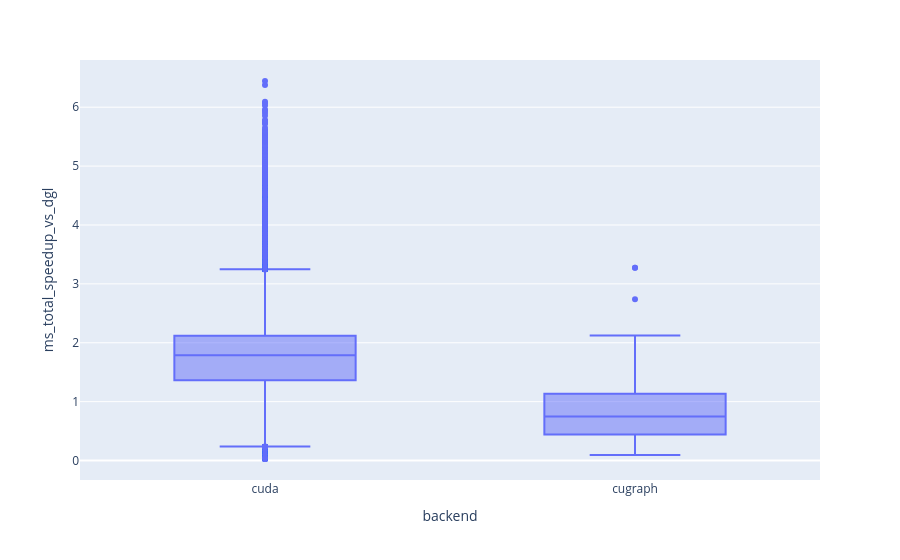

Notebook cell for this chart:
### Code cell
px.box(df[(df[CONV_COL] == "min_aggr") & (df[BACKEND_COL] != "dgl")], x=BACKEND_COL, y="ms_total_speedup_vs_dgl")

### Figure 1 — Plotly figure (JSON) as saved in the notebook; plotly's stock layout.template omitted (floating-point values rounded to 4 significant figures; data arrays with more than 128 entries replaced by an {"elided": "..."} marker saying what was removed)
{"data": [{"alignmentgroup": "True", "hovertemplate": "backend=%{x}<br>ms_total_speedup_vs_dgl=%{y}<extra></extra>", "legendgroup": "", "marker": {"color": "#636efa"}, "name": "", "notched": false, "offsetgroup": "", "orientation": "v", "showlegend": false, "type": "box", "x": {"elided": "63308 str values"}, "x0": " ", "xaxis": "x", "y": {"elided": "63308 float values"}, "y0": " ", "yaxis": "y"}], "layout": {"boxmode": "group", "legend": {"tracegroupgap": 0}, "margin": {"t": 60}, "xaxis": {"anchor": "y", "domain": [0, 1], "title": {"text": "backend"}}, "yaxis": {"anchor": "x", "domain": [0, 1], "title": {"text": "ms_total_speedup_vs_dgl"}}}}
